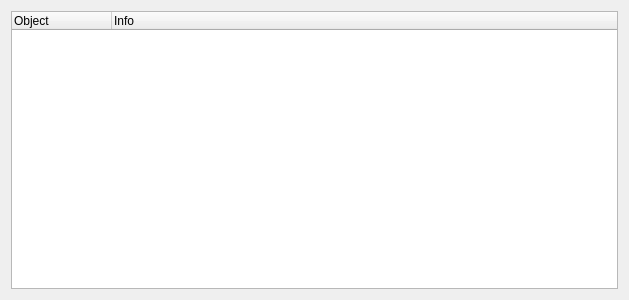
<ui version="4.0" >
 <class>QGObjectsList</class>
 <widget class="QWidget" name="QGObjectsList" >
  <property name="geometry" >
   <rect>
    <x>0</x>
    <y>0</y>
    <width>629</width>
    <height>300</height>
   </rect>
  </property>
  <property name="windowTitle" >
   <string>Form</string>
  </property>
  <layout class="QVBoxLayout" name="verticalLayout" >
   <item>
    <widget class="QTreeWidget" name="List" >
     <property name="dragEnabled" >
      <bool>false</bool>
     </property>
     <property name="rootIsDecorated" >
      <bool>true</bool>
     </property>
     <column>
      <property name="text" >
       <string>Object</string>
      </property>
     </column>
     <column>
      <property name="text" >
       <string>Info</string>
      </property>
     </column>
    </widget>
   </item>
  </layout>
 </widget>
 <resources/>
 <connections/>
</ui>
